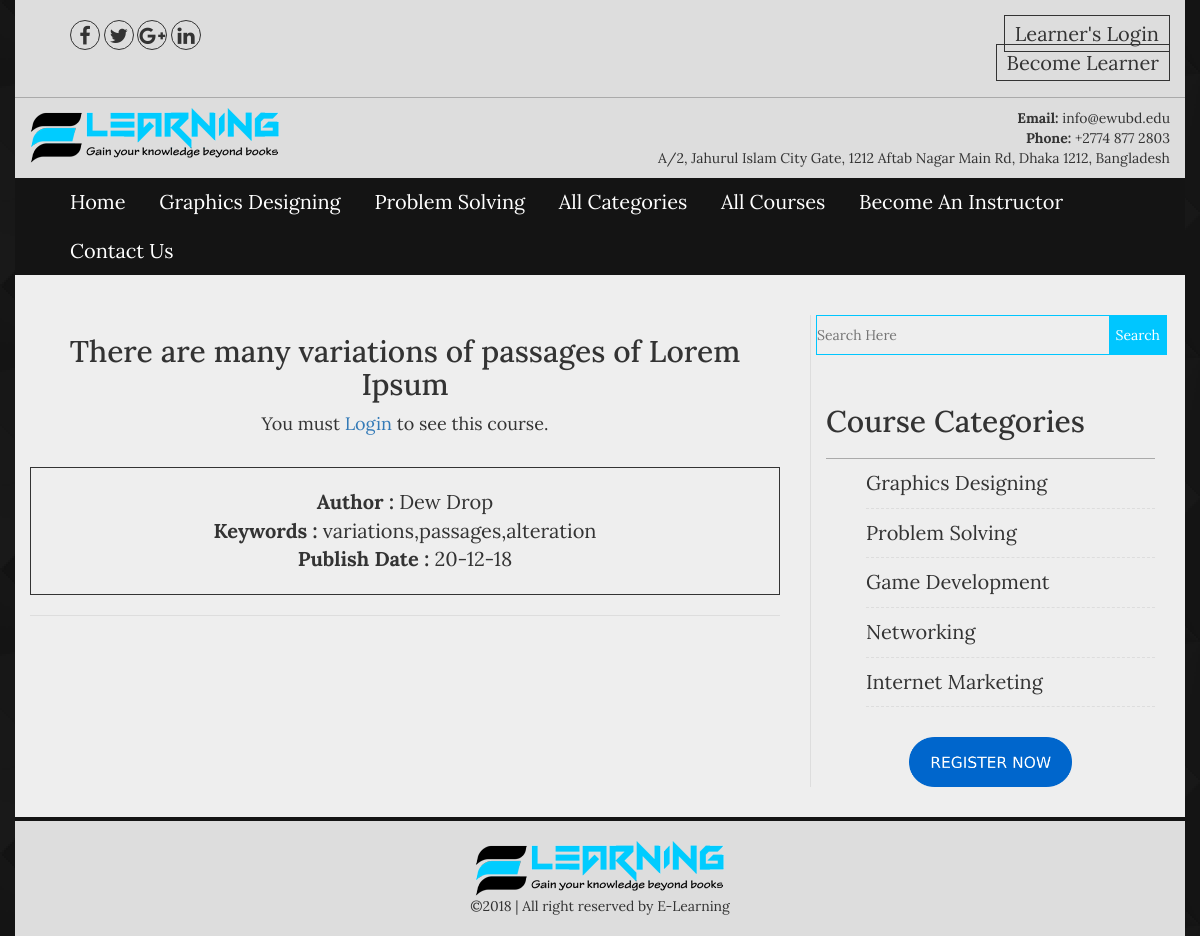
Page /single.php?post_id=20 on the committed database.
### tables this page shows
CREATE TABLE IF NOT EXISTS `categories` (
`cat_id` int(100) NOT NULL,
  `cat_name` varchar(100) NOT NULL,
  `cat_desc` text NOT NULL,
  `cat_icon` varchar(50) NOT NULL
);

CREATE TABLE IF NOT EXISTS `posts` (
`post_id` int(100) NOT NULL,
  `cat_id` int(100) NOT NULL,
  `post_title` varchar(100) NOT NULL,
  `post_date` text NOT NULL,
  `post_author` varchar(50) NOT NULL,
  `post_keywords` text NOT NULL,
  `post_image` text NOT NULL,
  `post_content` longtext NOT NULL
);

### includes/frontend_menus.php (the view, shortened to what this page needs)
<div class="menu_top">
	<ul>
		<li><a href="index.php">Home</a></li>
		<?php
		$cat = "select * from categories LIMIT 2";
		$run_cat = mysqli_query($con,$cat);
		while ($cat_row = mysqli_fetch_array($run_cat)):
		$category_id = $cat_row['cat_id'];
		$category_name = $cat_row['cat_name'];
		?>
		<li><a href="single-cat.php?cat_id=<?php echo $category_id;?>"><?php echo $category_name;?></a></li>
		<?php endwhile;?>
		<li><a href="#">All Categories</a>
		</li>
		<li><a href="all_course.php">All Courses</a></li>
		<li><a href="admin/registration.php">Become An Instructor</a>
		</li>
		<li><a href="contact.php">Contact Us</a></li>
	</ul>
</div>

### single.php (shortened to what this page needs)
<?php
include("includes/header.php");
?>
<section class="content_area">
    <div class="container">
        <div class="row">
            <div class="col-md-8 col-sm-8 col-xs-12" style="margin-top:40px">
                <div class="our_latest_courses">
                    <?php
                    if(isset($_GET['post_id'])){
                    $post_get_id = $_GET['post_id'];
                    $post = "select * from posts where post_id = '$post_get_id'";
                    $run_post = mysqli_query($con,$post);
                    while($post_row = mysqli_fetch_array($run_post)):
                    $post_title = $post_row ['post_title'];
                    $post_date = $post_row ['post_date'];
                    $post_author = $post_row ['post_author'];
                    $post_featured_image = $post_row ['post_image'];
                    $post_keywords = $post_row ['post_keywords'];
                    $post_content = $post_row ['post_content'];
                    ?>
                    <div class="single_latest">
                        <div class="section_title text-center">
                         <h2><?php echo $post_title;?></h2>
                          <?php
                            if(isset($_SESSION['luser_name'])):
                           ?>
                            <img src="admin/images/<?php echo $post_featured_image;?>">
                            <?php echo $post_content;?>
                            <?php else:?>
                            <p>You must <a href="login.php">Login</a> to see this course.</p></br>
                            <?php endif;?>
                            <div class="course_meta">
                                <span><strong>Author : </strong><?php echo $post_author;?></span>
                                <span><strong>Keywords : </strong><?php echo $post_keywords;?></span>
                                <span><strong>Publish Date : </strong><?php echo $post_date;?></span>
                            </div>
                        </div>
                    </div>
                    <?php endwhile;?>
                    <?php };?>
                </div>
            </div>
            <div style="margin-top:40px">
                <?php include("includes/sidebar.php");?>
            </div>
        </div>
    </div>
</section>
<?php include("includes/footer.php");?>

### includes/sidebar.php
<div class="col-md-4 col-sm-4 col-xs-12">
	<div class="sidebar_right">
		<div class="search_sidebar">
			<form action="search.php" class="search_bar" method="get">
				<input type="Search" name="search" placeholder="Search Here">
				<input type="Submit" name="search_submit" value="Search">
			</form>
		</div>
		<div class="sidebar_categories">
			<h2>Course Categories</h2>
			<ul>
				<?php
				$category = "select * from categories";
				$run_category = mysqli_query($con,$category);
				while ($category_row = mysqli_fetch_array($run_category)):
				$cat_id = $category_row['cat_id'];
				$cat_name = $category_row['cat_name'];
				?>
				<li><a href="single-cat.php?cat_id=<?php echo $cat_id;?>"><?php echo $cat_name;?></a></li>
			<?php endwhile ?>
			</ul>
		</div>
		<div class="sidebar_banner">
			<a href="registration.php"><img src="image/register.png" alt="Register Now"></a>
		</div>
	</div>
</div>

### css/style.css (style rules this page uses)
body { font-family: 'Lora', serif; background: url(../images/bg.png)repeat; }
img { max-width: 100%; height: auto; }
ul { margin: 0;ead padding: 0; list-style: none; }
h1,h2,h3,h4,h5,h6,p { margin: 0; padding: 0 }
.container { background: #eee }
.menu_top li { display: inline-block; }
.menu_top { background: #141414 none repeat scroll 0 0; }
.menu_top a { color: #fff; display: block; font-size: 20px; padding: 10px 15px; }
.section_title.text-center > p { font-size: 18px; margin: 10px 0; }
.search_bar input[type="search"] { background: transparent none repeat scroll 0 0; border: 1px solid #00c6ff; display: block; padding: 10px 0; width: 100%; }
.search_bar input[type="submit"] { background: #00c6ff none repeat scroll 0 0; border: medium none; color: #fff; float: right; height: 40px; margin-right: -1px; margin-top: -40px; position: relative; z-index: 999; }
.sidebar_categories { margin: 20px 0; padding: 10px; }
.sidebar_categories a { border-bottom: 1px dashed #ddd; color: #333; display: block; font-size: 20px; padding: 10px 0; }
.sidebar_right { border-left: 1px solid #ddd; padding: 0 5px; }
.sidebar_banner img { height: 50px; margin: 0 auto; }
.sidebar_banner { margin: 10px 0 30px; text-align: center; }
.single_latest { border-bottom: 1px solid #ddd; padding: 20px 0; }
.sidebar_categories > h2 { border-bottom: 1px solid #aaa; padding: 20px 0; }
.course_meta { border: 1px solid; font-size: 20px; padding: 20px 0; }
.course_meta > span { display: block; }
body, html { height: 100%; }
.menu_top li { position: relative; }

### rows in the picture
categories: cat_name "Graphics Designing"
categories: cat_name "Problem Solving"
posts: post_title "There are many variations of passages of Lorem Ipsum", post_author "Dew Drop", post_keywords "variations,passages,alteration", post_date "20-12-18"
categories: cat_name "Game Development"
categories: cat_name "Networking"
categories: cat_name "Internet Marketing"
